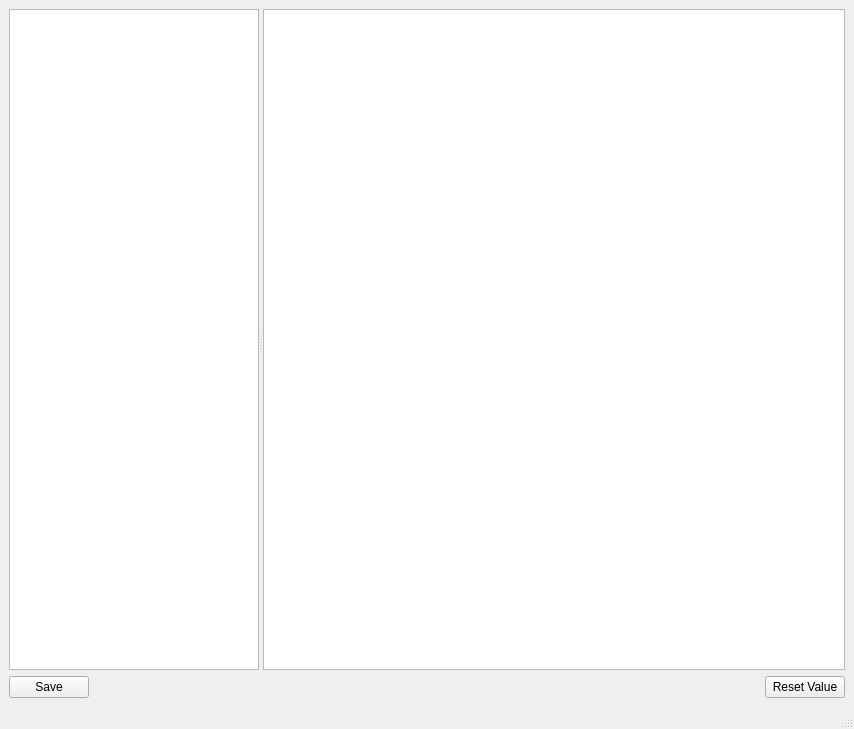
<?xml version="1.0" encoding="UTF-8"?>
<ui version="4.0">
 <class>configer_mwin</class>
 <widget class="QMainWindow" name="configer_mwin">
  <property name="geometry">
   <rect>
    <x>0</x>
    <y>0</y>
    <width>854</width>
    <height>729</height>
   </rect>
  </property>
  <property name="windowTitle">
   <string>Config Editor</string>
  </property>
  <widget class="QWidget" name="central_mwin">
   <layout class="QVBoxLayout" name="verticalLayout">
    <item>
     <widget class="QSplitter" name="view_splitter">
      <property name="orientation">
       <enum>Qt::Horizontal</enum>
      </property>
      <widget class="QListView" name="files_lv">
       <property name="sizePolicy">
        <sizepolicy hsizetype="Expanding" vsizetype="Expanding">
         <horstretch>3</horstretch>
         <verstretch>0</verstretch>
        </sizepolicy>
       </property>
      </widget>
      <widget class="QTreeView" name="configobj_treev">
       <property name="sizePolicy">
        <sizepolicy hsizetype="Expanding" vsizetype="Expanding">
         <horstretch>7</horstretch>
         <verstretch>0</verstretch>
        </sizepolicy>
       </property>
       <property name="selectionMode">
        <enum>QAbstractItemView::NoSelection</enum>
       </property>
       <property name="selectionBehavior">
        <enum>QAbstractItemView::SelectRows</enum>
       </property>
      </widget>
     </widget>
    </item>
    <item>
     <layout class="QHBoxLayout" name="btns_hbox">
      <item>
       <widget class="QPushButton" name="save_pb">
        <property name="text">
         <string>Save</string>
        </property>
       </widget>
      </item>
      <item>
       <spacer name="btns_spacer">
        <property name="orientation">
         <enum>Qt::Horizontal</enum>
        </property>
        <property name="sizeHint" stdset="0">
         <size>
          <width>40</width>
          <height>20</height>
         </size>
        </property>
       </spacer>
      </item>
      <item>
       <widget class="QPushButton" name="reset_pb">
        <property name="text">
         <string>Reset Value</string>
        </property>
       </widget>
      </item>
     </layout>
    </item>
   </layout>
  </widget>
  <widget class="QStatusBar" name="statusbar"/>
 </widget>
 <resources/>
 <connections/>
</ui>
